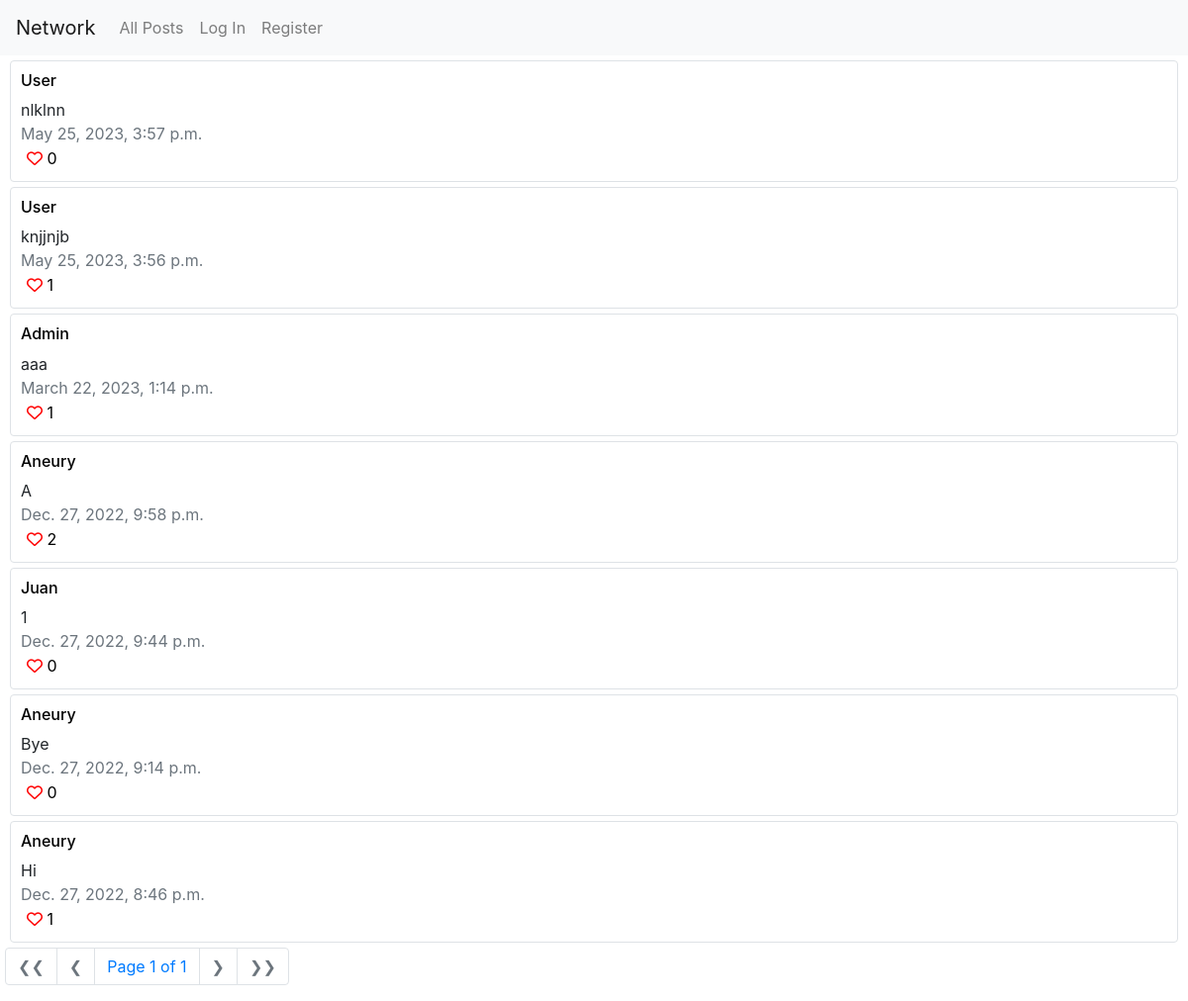
Before: / with the older database file.
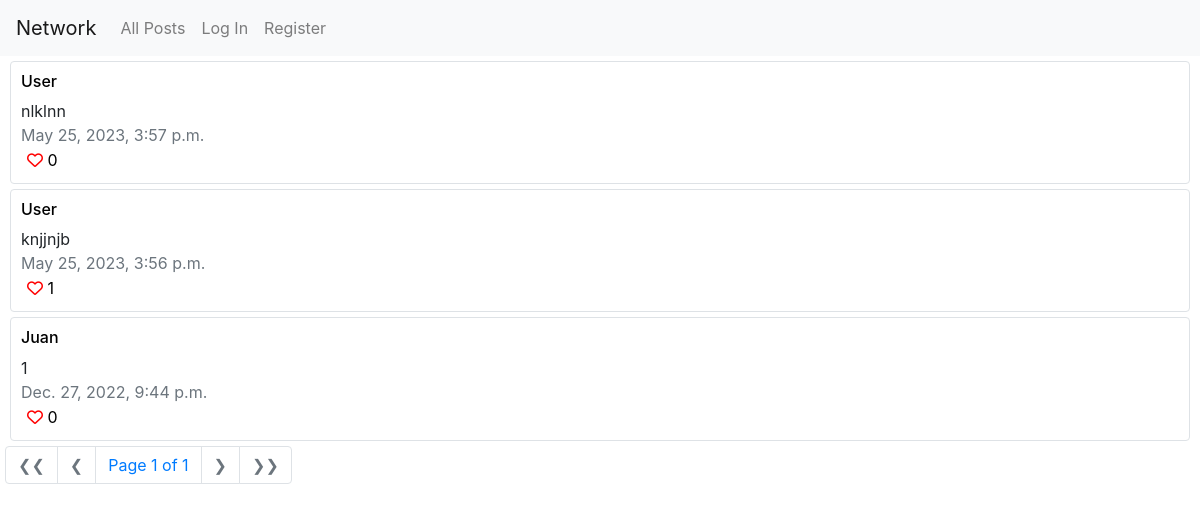
After: the same page with the newer database file.
### network/models.py (models this page shows, shortened)
class Post(models.Model):
    profile = models.ForeignKey(Profile, on_delete=models.CASCADE, related_name="posts")
    message = models.CharField(max_length=280)
    timestamp = models.DateTimeField(auto_now_add=True)
    likes = models.ManyToManyField(Profile, related_name="likedPosts", blank=True)

class Profile(models.Model):
    user = models.ForeignKey(User, on_delete=models.CASCADE, related_name="profile")
    followers = models.ManyToManyField(User, related_name="following", blank=True)

class User(AbstractUser):
    pass

### network/views.py (the view)
# urls.py: path("", views.index, name="index"),
def index(request):
    posts = Post.objects.all().order_by("-timestamp").all()
    paginator = Paginator(posts, 10) # Show 10 posts per page.
    if request.user.is_authenticated:
        profile = Profile.objects.get(user=request.user)
    else:
        profile = None
    page_number = request.GET.get('page')
    page_obj = paginator.get_page(page_number)
    return render(request, "network/index.html", {
        'posts': page_obj,
        'profile': profile
    })

### network/templates/network/index.html (shortened to what this page needs)
{% extends "network/layout.html" %}
{% load static %}
{% block body %}
    <div id="posts-view">
        {% for post in posts %}
            <div class="post rounded border">
                <a href="/{{post.profile.user}}"><h6>{{ post.profile.user|title }}</h6></a>
                <div class="message">{{post.message}}</div>
                <div class="text-muted">{{ post.timestamp }}</div>
                <button class="like">
                    {% if profile in post.likes.all %}
                        <span><i class="fa-solid fa-heart heart" style="color:red"></i></span>
                    {% else %}
                        <span><i class="fa-regular fa-heart heart" style="color:red"></i></span>
                    {% endif %}
                    <span class="counter">{{ post.likes.count }}</span>
                </button>
            </div>
        {% endfor %}
    </div>
    <nav aria-label="Page navigation example">
        <ul class="pagination center">
            {% if posts.has_previous %}
                <li class="page-item">
                    <a class="page-link" href="?page=1" aria-label="First">
                    <span aria-hidden="true">❮❮</span>
                    </a>
                </li>
                <li class="page-item">
                    <a class="page-link" href="?page={{ posts.previous_page_number }}" aria-label="Previous">
                    <span aria-hidden="true">❮</span>
                    </a>
                </li>
            {% else %}
                <li class="page-item disabled">
                <span class="page-link" aria-hidden="true">❮❮</span>
                </li>
                <li class="page-item disabled">
                    <span class="page-link" aria-hidden="true">❮</span>
                </li>
            {% endif %}
            <li class="page-item">
                <span class="page-link">Page {{ posts.number }} of {{ posts.paginator.num_pages }}</span>
            </li>
            {% if posts.has_next %}
                <li class="page-item">
                    <a class="page-link" href="?page={{ posts.next_page_number }}" aria-label="Next">
                    <span aria-hidden="true">❯</span>
                    </a>
                </li>
                <li class="page-item">
                    <a class="page-link" href="?page={{ posts.paginator.num_pages }}" aria-label="Last">
                      <span aria-hidden="true">❯❯</span>
                    </a>
                </li>
            {% else %}
                <li class="page-item disabled">
                    <span class="page-link" aria-hidden="true">❯</span>
                </li>
                <li class="page-item disabled">
                    <span class="page-link" aria-hidden="true">❯❯</span>
                </li>
            {% endif %}
        </ul>
    </nav>
{% endblock %}

### network/templates/network/layout.html (shortened to what this page needs)
{% load static %}
<!DOCTYPE html>
<html lang="en">
    <head>
        <link rel="stylesheet" href="https://stackpath.bootstrapcdn.com/bootstrap/4.4.1/css/bootstrap.min.css">
        <link href="{% static 'network/styles.css' %}" rel="stylesheet">
    </head>
    <body>
        <nav class="navbar navbar-expand-lg navbar-light bg-light">
            <a class="navbar-brand" href="{% url 'index' %}">Network</a>
            <div>
              <ul class="navbar-nav mr-auto">
                <li class="nav-item">
                  <a class="nav-link" href="{% url 'index' %}">All Posts</a>
                </li>
                {% if user.is_authenticated %}
                    <li class="nav-item">
                        <a class="nav-link" href="{% url 'following' %}" id="following">Following</a>
                    </li>
                    <li class="nav-item">
                        <a class="nav-link" href="{% url 'logout' %}">Log Out</a>
                    </li>
                {% else %}
                    <li class="nav-item">
                        <a class="nav-link" href="{% url 'login' %}">Log In</a>
                    </li>
                    <li class="nav-item">
                        <a class="nav-link" href="{% url 'register' %}">Register</a>
                    </li>
                {% endif %}
              </ul>
            </div>
          </nav>
        <div class="body">
            {% block body %}
            {% endblock %}
        </div>
    </body>
</html>

### network/static/network/styles.css (style rules this page uses)
.body { margin: 5px; }
.post { margin: 5px; padding: 10px; }
a { color: black; }
button { width: 90px; }
.like { width: fit-content; border-radius: 10px; border: none; background-color: white; text-align: left; }

Changed rows visible on the page:
removed Post: profile.user "Admin", message "aaa", timestamp "March 22, 2023, 1:14 p.m.", likes.count "1"
removed Post: profile.user "Aneury", message "A", timestamp "Dec. 27, 2022, 9:58 p.m.", likes.count "2"
removed Post: profile.user "Aneury", message "Bye", timestamp "Dec. 27, 2022, 9:14 p.m.", likes.count "0"
removed Post: profile.user "Aneury", message "Hi", timestamp "Dec. 27, 2022, 8:46 p.m.", likes.count "1"
